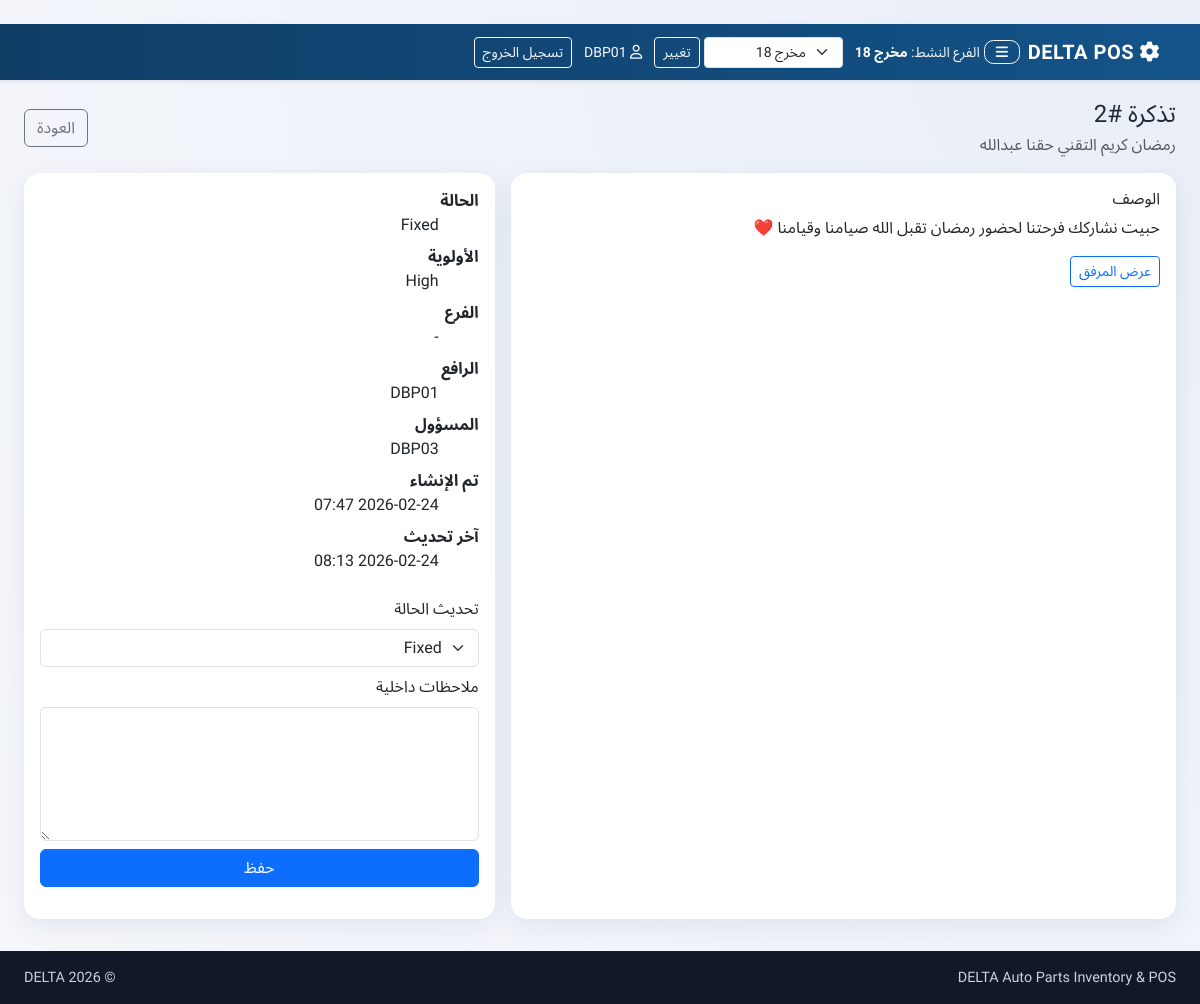
The page /inventory/tickets/2/ (signed in) on the database its author committed.
### inventory/models.py (models this page shows, shortened)
class Branch(models.Model):
    name = models.CharField(max_length=50)
    code = models.CharField(max_length=10, unique=True)

class Ticket(models.Model):
    class Priority(models.TextChoices):
        LOW = "low", "Low"
        MEDIUM = "medium", "Medium"
        HIGH = "high", "High"
    class Status(models.TextChoices):
        NEW = "new", "New"
        OPEN = "open", "Open"
        IN_PROGRESS = "in_progress", "In Progress"
        FIXED = "fixed", "Fixed"
    title = models.CharField(max_length=200)
    description = models.TextField()
    branch = models.ForeignKey(
        Branch,
        on_delete=models.SET_NULL,
        null=True,
        blank=True,
        related_name="tickets",
    )
    priority = models.CharField(max_length=20, choices=Priority.choices, default=Priority.MEDIUM)
    screenshot = models.FileField(upload_to="tickets/screenshots/", blank=True, null=True)
    reporter = models.ForeignKey(
        User,
        on_delete=models.CASCADE,
        related_name="reported_tickets",
    )
    assignee = models.ForeignKey(
        User,
        on_delete=models.SET_NULL,
        null=True,
        blank=True,
        related_name="assigned_tickets",
    )
    status = models.CharField(max_length=20, choices=Status.choices, default=Status.NEW)
    internal_notes = models.TextField(blank=True, default="")
    created_at = models.DateTimeField(default=timezone.now, db_index=True)
    updated_at = models.DateTimeField(auto_now=True)
    class Meta:
        ordering = ["-created_at"]
        indexes = [
            models.Index(fields=["status", "created_at"]),
            models.Index(fields=["reporter", "created_at"]),
            models.Index(fields=["assignee", "created_at"]),
            models.Index(fields=["branch", "status", "created_at"]),
        ]

### inventory/views.py (the view, shortened to what this page needs)
# urls.py: path("tickets/<int:ticket_id>/", views.ticket_detail, name="ticket_detail"),
@login_required
def ticket_detail(request, ticket_id: int):
    tech = is_tech_user(request.user)
    queryset = Ticket.objects.select_related("branch", "reporter", "assignee")
    if not tech:
        queryset = queryset.filter(reporter=request.user)
    ticket = get_object_or_404(queryset, id=ticket_id)
    return render(
        request,
        "inventory/ticket_detail.html",
        {
            "ticket": ticket,
            "status_choices": Ticket.Status.choices,
            "priority_choices": Ticket.Priority.choices,
            "is_tech_user": tech,
        },
    )

### inventory/views.py (called while the page is built)
def is_tech_user(user) -> bool:
    if not user.is_authenticated:
        return False
    if user.is_superuser or user.username.strip().casefold() == "abdullah":
        return True
    profile = _get_or_create_profile(user)
    return bool(
        profile.role == "tech"
        or user.groups.filter(name__in=["tech", "support"]).exists()
    )

### inventory/templates/inventory/ticket_detail.html (shortened to what this page needs)
﻿{% extends 'inventory/base.html' %}
{% block content %}
<div class="container-fluid px-3 px-lg-4">
    <div class="d-flex justify-content-between align-items-center mb-3">
        <div>
            <h1 class="h4 mb-1">تذكرة #{{ ticket.id }}</h1>
            <p class="text-muted mb-0">{{ ticket.title }}</p>
        </div>
        <a href="{% url 'ticket_list' %}" class="btn btn-outline-secondary">العودة</a>
    </div>
    <div class="row g-3">
        <div class="col-lg-7">
            <div class="card delta-card h-100">
                <div class="card-body">
                    <h2 class="h6">الوصف</h2>
                    <p class="mb-3">{{ ticket.description|linebreaksbr }}</p>
                    {% if ticket.screenshot %}
                        <a class="btn btn-sm btn-outline-primary" href="{{ ticket.screenshot.url }}" target="_blank" rel="noopener">عرض المرفق</a>
                    {% endif %}
                </div>
            </div>
        </div>
        <div class="col-lg-5">
            <div class="card delta-card h-100">
                <div class="card-body">
                    <dl class="row mb-3">
                        <dt class="col-5">الحالة</dt>
                        <dd class="col-7">{{ ticket.get_status_display }}</dd>
                        <dt class="col-5">الأولوية</dt>
                        <dd class="col-7">{{ ticket.get_priority_display }}</dd>
                        <dt class="col-5">الفرع</dt>
                        <dd class="col-7">{{ ticket.branch.name|default:'-' }}</dd>
                        <dt class="col-5">الرافع</dt>
                        <dd class="col-7">{{ ticket.reporter.username }}</dd>
                        <dt class="col-5">المسؤول</dt>
                        <dd class="col-7">{{ ticket.assignee.username|default:'-' }}</dd>
                        <dt class="col-5">تم الإنشاء</dt>
                        <dd class="col-7">{{ ticket.created_at|date:"Y-m-d H:i" }}</dd>
                        <dt class="col-5">آخر تحديث</dt>
                        <dd class="col-7">{{ ticket.updated_at|date:"Y-m-d H:i" }}</dd>
                    </dl>
                    {% if is_tech_user %}
                        <form method="post" class="vstack gap-2">
                            <label class="form-label mb-0">تحديث الحالة</label>
                            <select name="status" class="form-select">
                                {% for value, label in status_choices %}
                                    <option value="{{ value }}" {% if ticket.status == value %}selected{% endif %}>{{ label }}</option>
                                {% endfor %}
                            </select>
                            <label class="form-label mb-0">ملاحظات داخلية</label>
                            <textarea name="internal_notes" class="form-control" rows="5">{{ ticket.internal_notes }}</textarea>
                            <button type="submit" class="btn btn-primary">حفظ</button>
                        </form>
                    {% elif ticket.internal_notes %}
                        <div class="alert alert-light border mb-0">هذه التذكرة قيد المعالجة من الدعم الفني.</div>
                    {% endif %}
                </div>
            </div>
        </div>
    </div>
</div>
{% endblock %}

### inventory/templates/inventory/base.html (shortened to what this page needs)
﻿{% load static i18n %}
<!doctype html>
<html lang="{{ LANGUAGE_CODE|default:'ar' }}" dir="{% if LANGUAGE_CODE == 'ar' %}rtl{% else %}ltr{% endif %}">
<head>
    <link href="https://cdn.jsdelivr.net/npm/bootstrap@5.3.3/dist/css/bootstrap.min.css" rel="stylesheet">
    <link rel="stylesheet" href="https://cdnjs.cloudflare.com/ajax/libs/font-awesome/6.5.2/css/all.min.css">
</head>
<body>
<nav class="navbar navbar-expand-lg navbar-dark shadow-sm">
    <div class="container-fluid px-3 px-lg-4">
        <div class="d-flex align-items-center gap-2">
            <a class="navbar-brand mb-0" href="{% url 'part_search' %}">
                <i class="fa-solid fa-gear"></i>
                DELTA POS
            </a>
            {% if user.is_authenticated %}
                <button
                    id="deltaMenuToggle"
                    class="btn btn-sm btn-outline-light delta-menu-btn"
                    type="button"
                    aria-controls="deltaNavPanel"
                    aria-expanded="false"
                    aria-label="Toggle navigation menu"
                >
                    <i class="fa-solid fa-bars"></i>
                </button>
            {% endif %}
        </div>
        {% if user.is_authenticated %}
            <div class="ms-auto d-flex align-items-center justify-content-end flex-wrap gap-2">
                <span class="text-light small px-1">
                    الفرع النشط:
                    <strong>{{ nav_active_branch.name|default:"غير محدد" }}</strong>
                </span>
                {% if nav_is_admin %}
                    <form method="post" action="{% url 'set_active_branch' %}" class="d-flex align-items-center gap-1 m-0">
                        <select name="active_branch" class="form-select form-select-sm">
                            {% for branch in nav_branch_options %}
                                <option value="{{ branch.id }}" {% if nav_active_branch and nav_active_branch.id == branch.id %}selected{% endif %}>{{ branch.name }}</option>
                            {% endfor %}
                        </select>
                        <button class="btn btn-sm btn-outline-light" type="submit">تغيير</button>
                    </form>
                {% endif %}
                <span class="text-light small px-1">
                    <i class="fa-regular fa-user"></i>
                    {{ user.username }}
                </span>
                <form method="post" action="{% url 'logout' %}" class="m-0">
                    <button class="btn btn-sm btn-outline-light" type="submit">تسجيل الخروج</button>
                </form>
            </div>
        {% endif %}
    </div>
</nav>
<main>
    <div class="content-shell">
        {% block content %}{% endblock %}
    </div>
</main>
<footer>
    <div class="container-fluid px-3 px-lg-4 d-flex flex-column flex-md-row justify-content-between">
        <span>DELTA Auto Parts Inventory & POS</span>
        <span>© {% now "Y" %} DELTA</span>
    </div>
</footer>
</body>
</html>

### rows shown on the page
Branch: name "مخرج 18"
Ticket: id "2", title "رمضان كريم التقني حقنا عبدالله", description "حبيت نشاركك فرحتنا لحضور رمضان تقبل الله صيامنا وقيامنا ❤️", status "Fixed", priority "High", branch.name "-", reporter.username "DBP01", assignee.username "DBP03", created_at "2026-02-24 07:47", updated_at "2026-02-24 08:13"

### other values the page prints
{{ user.username }} "DBP01"
form field active_branch "مخرج 18"
